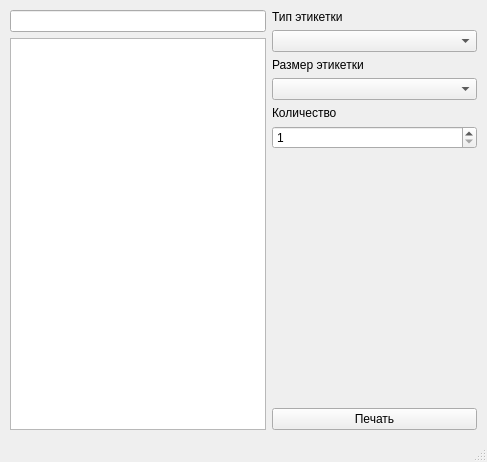
<?xml version="1.0" encoding="UTF-8"?>
<ui version="4.0">
 <class>MainWindow</class>
 <widget class="QMainWindow" name="MainWindow">
  <property name="geometry">
   <rect>
    <x>0</x>
    <y>0</y>
    <width>487</width>
    <height>462</height>
   </rect>
  </property>
  <property name="windowTitle">
   <string>Печать этикеток</string>
  </property>
  <widget class="QWidget" name="centralwidget">
   <layout class="QGridLayout" name="gridLayout_2">
    <property name="leftMargin">
     <number>10</number>
    </property>
    <property name="topMargin">
     <number>10</number>
    </property>
    <property name="rightMargin">
     <number>10</number>
    </property>
    <property name="bottomMargin">
     <number>10</number>
    </property>
    <item row="0" column="0">
     <layout class="QGridLayout" name="gridLayout">
      <item row="1" column="0" colspan="2">
       <widget class="QListWidget" name="listProducts"/>
      </item>
      <item row="0" column="0" colspan="2">
       <widget class="QLineEdit" name="lineFilter"/>
      </item>
     </layout>
    </item>
    <item row="0" column="1">
     <layout class="QVBoxLayout" name="verticalLayout">
      <item>
       <widget class="QLabel" name="label">
        <property name="text">
         <string>Тип этикетки</string>
        </property>
       </widget>
      </item>
      <item>
       <widget class="QComboBox" name="comboLabelFormat">
        <property name="minimumSize">
         <size>
          <width>176</width>
          <height>0</height>
         </size>
        </property>
       </widget>
      </item>
      <item>
       <widget class="QLabel" name="label_3">
        <property name="text">
         <string>Размер этикетки</string>
        </property>
       </widget>
      </item>
      <item>
       <widget class="QComboBox" name="comboLabelSize"/>
      </item>
      <item>
       <widget class="QLabel" name="label_2">
        <property name="text">
         <string>Количество</string>
        </property>
       </widget>
      </item>
      <item>
       <widget class="QSpinBox" name="spinCount">
        <property name="minimum">
         <number>1</number>
        </property>
        <property name="maximum">
         <number>100</number>
        </property>
       </widget>
      </item>
      <item>
       <spacer name="verticalSpacer">
        <property name="orientation">
         <enum>Qt::Vertical</enum>
        </property>
        <property name="sizeHint" stdset="0">
         <size>
          <width>20</width>
          <height>40</height>
         </size>
        </property>
       </spacer>
      </item>
      <item>
       <widget class="QPushButton" name="btnPrint">
        <property name="text">
         <string>Печать</string>
        </property>
       </widget>
      </item>
     </layout>
    </item>
   </layout>
  </widget>
  <widget class="QStatusBar" name="statusBar"/>
 </widget>
 <connections/>
</ui>
